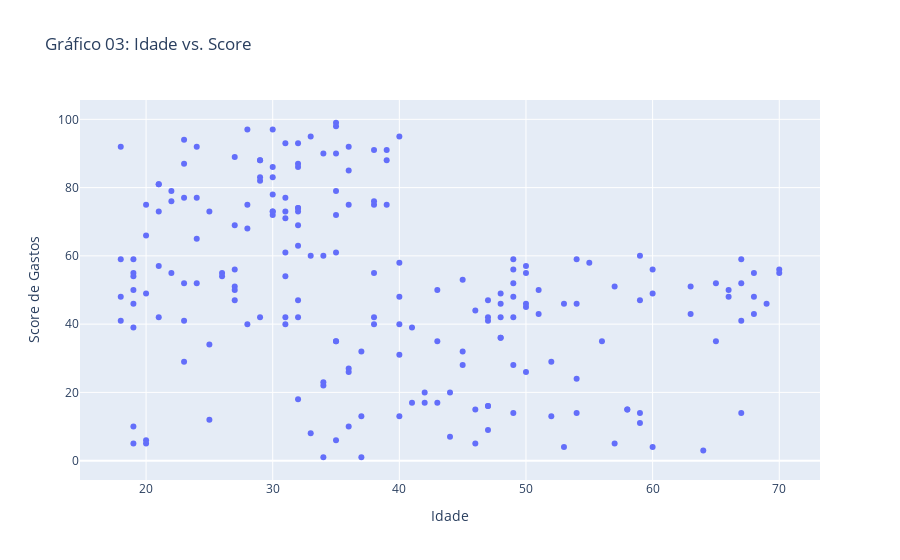

Here is the notebook cell this chart was saved with:
### Code cell
# GRÁFICO 03: IDADE VS. SCORE

scatter_idade_score = px.scatter(df, x="AGE", y="SPENDING_SCORE", title="Gráfico 03: Idade vs. Score")
scatter_idade_score.update_layout(xaxis_title='Idade', yaxis_title='Score de Gastos')
scatter_idade_score.show()

### Figure 1 — Plotly figure (JSON) as saved in the notebook; plotly's stock layout.template omitted (floating-point values rounded to 4 significant figures; data arrays with more than 128 entries replaced by an {"elided": "..."} marker saying what was removed)
{"data": [{"hovertemplate": "AGE=%{x}<br>SPENDING_SCORE=%{y}<extra></extra>", "legendgroup": "", "marker": {"color": "#636efa", "symbol": "circle"}, "mode": "markers", "name": "", "orientation": "v", "showlegend": false, "type": "scatter", "x": {"elided": "200 int values"}, "xaxis": "x", "y": {"elided": "200 int values"}, "yaxis": "y"}], "layout": {"legend": {"tracegroupgap": 0}, "title": {"text": "Gráfico 03: Idade vs. Score"}, "xaxis": {"anchor": "y", "domain": [0, 1], "title": {"text": "Idade"}}, "yaxis": {"anchor": "x", "domain": [0, 1], "title": {"text": "Score de Gastos"}}}}
